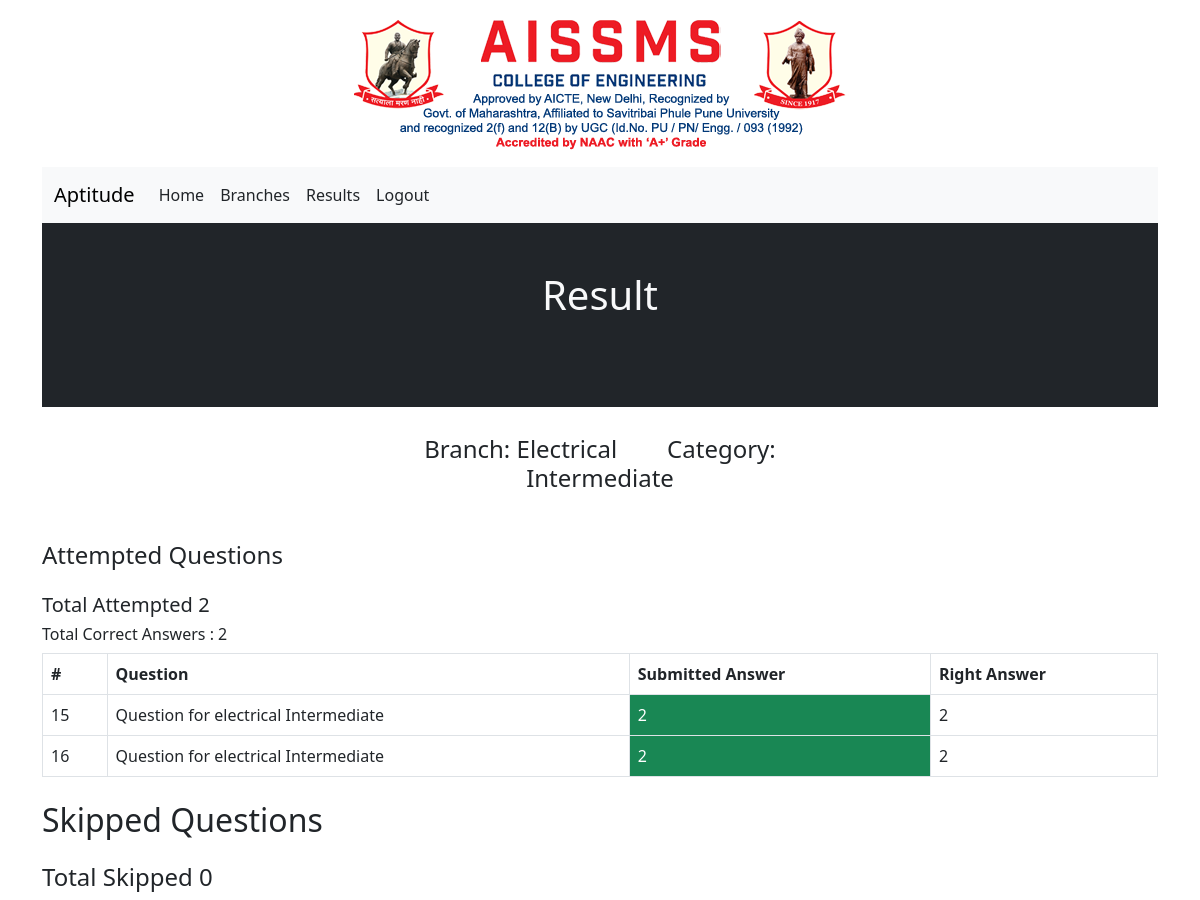
Screenshot of /result/2/2 (signed in) with the database file from the repository.
### main/models.py (models this page shows)
class Branches(models.Model):
    title = models.CharField(max_length=100, default='Select Something')
    class Meta:
        verbose_name_plural='Branch'
    def __str__(self):
        return self.title

class QuizCategory(models.Model):
    title = models.CharField(max_length=100)
    class Meta:
        verbose_name_plural='Categories'
    def __str__(self):
        return self.title

class UserSubmittedAnswer(models.Model):
    branch = models.ForeignKey(Branches, on_delete=models.CASCADE, null=True)
    category = models.ForeignKey(QuizCategory,on_delete=models.CASCADE, null=True)
    question=models.ForeignKey(QuizQuestions,on_delete=models.CASCADE)
    user=models.ForeignKey(User,on_delete=models.CASCADE)
    right_answer = models.CharField(max_length=200)
    class Meta:
        verbose_name_plural='User Submitted Answers'

class QuizQuestions(models.Model):
    branch = models.ForeignKey(Branches,on_delete=models.CASCADE, null=True)
    category = models.ForeignKey(QuizCategory,on_delete=models.CASCADE, null=True)
    type = models.ForeignKey(Type,on_delete=models.CASCADE, null=True)
    question = models.TextField()
    option_1 = models.CharField(max_length=200)
    option_2 = models.CharField(max_length=200)
    option_3 = models.CharField(max_length=200)
    option_4 = models.CharField(max_length=200)
    correct_option = models.CharField(max_length=200)
    class Meta:
        verbose_name_plural='Questions'
    def __str__(self):
        return self.question

### main/views.py (the view)
# urls.py: path('result/<int:b_id>/<int:cat_id>', views.result, name='result'),
@login_required
def result(request,b_id,cat_id):
    branch = models.Branches.objects.get(id=b_id)
    category = models.QuizCategory.objects.get(id=cat_id)
    result=models.UserSubmittedAnswer.objects.filter(user=request.user,branch=branch,category=category)
    skipped=models.UserSubmittedAnswer.objects.filter(user=request.user,branch=branch,category=category,right_answer='Not Submitted').count()
    attempted=models.UserSubmittedAnswer.objects.filter(user=request.user,branch=branch,category=category).exclude(right_answer='Not Submitted').count()
    RightAns = 0
    for row in result:
        if row.right_answer == row.question.correct_option:
            RightAns+=1
    return render(request,'result.html',{'result':result,'total_skipped':skipped,'attempted':attempted,'RightAns':RightAns, 'branch':branch, 'category':category})

### templates/result.html (shortened to what this page needs)
{%extends 'base.html'%}
    {%load static%}
    {%block content%}
    <nav class="navbar navbar-expand-lg bg-light text-dark">
        <div class="container">
            <a class="navbar-brand">Aptitude</a>
            <div class="collapse navbar-collapse float-end" id="navbarNavAltMarkup">
                <div class="navbar-nav">
                    <a class="nav-link text-dark" href="{%url 'Home'%}">Home</a>
                    <a class="nav-link text-dark" href="{%url 'Branches'%}">Branches</a>
                    {%if user.is_authenticated%}
                        <a href="{% url 'Result_Branch' %}" class="nav-link text-dark float-end">Results</a>
                        <a href="{% url 'logout' %}" class="nav-link text-dark float-end">Logout</a>
                    {% endif %}
                </div>
            </div>
        </div>
    </nav>
    <header>
      <div class="p-5 text-center bg-dark">
          <h1 class="mb-3 text-light ">Result</h1><br>
      </div>
    </header>
    <div class="mt-1 mx-auto d-grid col-5 text-center">
    <h4 class="my-4"><span>Branch: {{branch}}</span><span class="space">Category: {{category}}</span></h4>
    </div>
    <h4 class="my-4">Attempted Questions</h4>
    <h5>Total Attempted {{attempted}} </h5>
    <h6>Total Correct Answers : {{RightAns}}</h6>
    <table class="table table-bordered">
        <thead>
            <tr>
                <th>#</th>
                <th>Question</th>
                <th>Submitted Answer</th>
                <th>Right Answer</th>
            </tr>
        </thead>
        <tbody>
            {%for row in result%}
                {% if row.right_answer != "Not Submitted" %}
                <tr>
                    <td>{{row.id}}</td>
                    <td>{{row.question}}</td>
                    {% if row.right_answer == row.question.correct_option %}
                        <td class="bg-success text-white">{{row.right_answer}}</td>
                    {% else %}
                        <td class="bg-danger text-white">{{row.right_answer}}</td>
                    {% endif %}
                    <td>{{row.question.correct_option}}</td>
                </tr>
            {% endif %}
            {%endfor%}
        </tbody>
    </table>
    <h2 class="my-4">Skipped Questions</h2>
    <h4>Total Skipped {{total_skipped}} </h4>
    {% endblock %}

### templates/base.html (style rules this page uses)
.space { margin-left: 50px; }

### rows the page displays
Branches: title "Electrical"
QuizCategory: title "Intermediate"
UserSubmittedAnswer: id "15", question "Question for electrical Intermediate", right_answer "2", question.correct_option "2"
UserSubmittedAnswer: id "16", question "Question for electrical Intermediate", right_answer "2", question.correct_option "2"

### other values shown
{{ attempted }} "2"
{{ RightAns }} "2"
{{ total_skipped }} "0"
